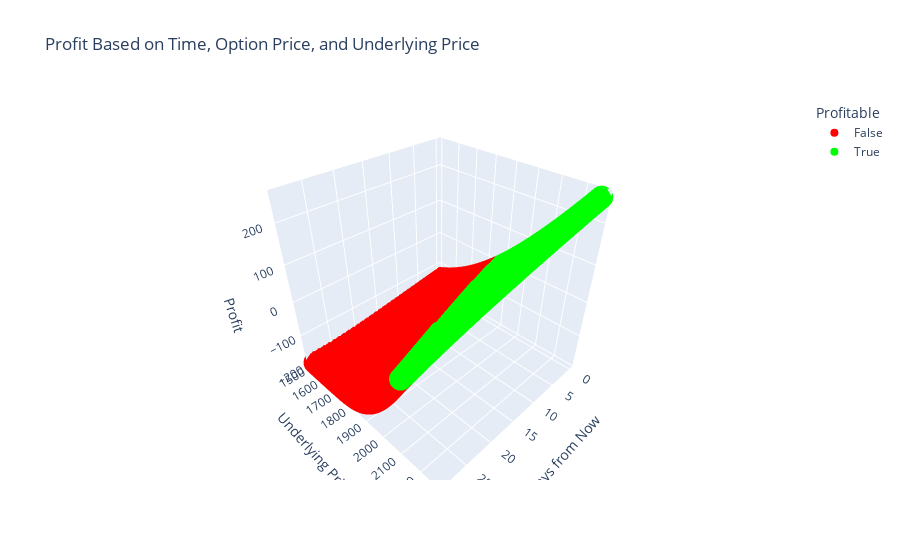

Source (notebook cell):
### Code cell
fig2 = px.scatter_3d(xyz_df, x='Days from Now', y='Underlying Price', z='Profit', color='Profitable', 
              color_discrete_map={True:'#00ff00', False: '#ff0000'}, 
                    title='Profit Based on Time, Option Price, and Underlying Price'
    )
fig2.show()

### Figure 1 — Plotly figure (JSON) as saved in the notebook; plotly's stock layout.template omitted (floating-point values rounded to 4 significant figures; data arrays with more than 128 entries replaced by an {"elided": "..."} marker saying what was removed)
{"data": [{"hovertemplate": "Profitable=False<br>Days from Now=%{x}<br>Underlying Price=%{y}<br>Profit=%{z}<extra></extra>", "legendgroup": "False", "marker": {"color": "#ff0000", "symbol": "circle"}, "mode": "markers", "name": "False", "scene": "scene", "showlegend": true, "type": "scatter3d", "x": {"elided": "1883 int values"}, "y": {"elided": "1883 float values"}, "z": {"elided": "1883 float values"}}, {"hovertemplate": "Profitable=True<br>Days from Now=%{x}<br>Underlying Price=%{y}<br>Profit=%{z}<extra></extra>", "legendgroup": "True", "marker": {"color": "#00ff00", "symbol": "circle"}, "mode": "markers", "name": "True", "scene": "scene", "showlegend": true, "type": "scatter3d", "x": {"elided": "1117 int values"}, "y": {"elided": "1117 float values"}, "z": {"elided": "1117 float values"}}], "layout": {"legend": {"title": {"text": "Profitable"}, "tracegroupgap": 0}, "scene": {"domain": {"x": [0, 1], "y": [0, 1]}, "xaxis": {"title": {"text": "Days from Now"}}, "yaxis": {"title": {"text": "Underlying Price"}}, "zaxis": {"title": {"text": "Profit"}}}, "title": {"text": "Profit Based on Time, Option Price, and Underlying Price"}}}
